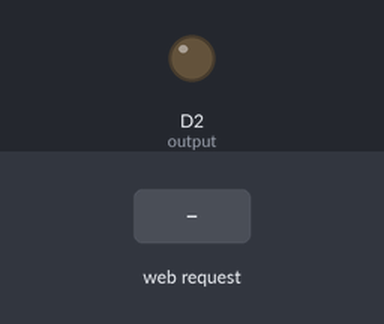
Simulated run of this sketch. Board: ESP8266 (NodeMCU). Shown: output pins drawn as LEDs (lit = HIGH). The inputs (shaded band) are chosen by the test bench. WiFi joins after 1.5 s; servers stay silent unless stated; what the sketch prints to the serial monitor is not drawn.

Above: at 3.2 s.
3.3 s: HTTP request GET /D2/off received
At 4.5 s:
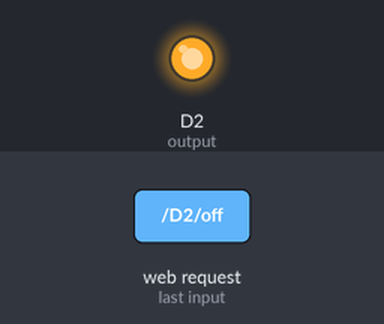
4.8 s: HTTP request GET /D2/on received
At 5.8 s:
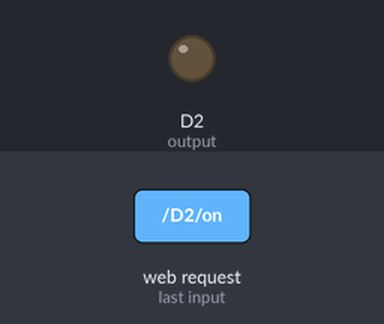
Timing chart, 0 to 7.8 s (numbered marks = the images above; inputs shaded):
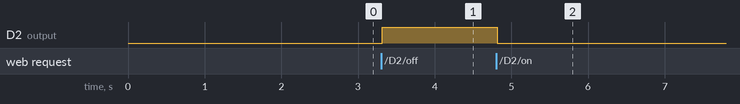

The sketch:

Smart_Light.ino
```cpp
#include<ESP8266WiFi.h>

String header;
const int output = D2;
String outputState = "ON";
const char* ssid = "Ibrahim's network";
const char* password = "password995";

WiFiServer server(80);

void setup() {
  Serial.begin(9600);
  pinMode(output, OUTPUT);
  digitalWrite(output, LOW);
  Serial.println("Starting IoT Smart Bulb...");
  delay(500);
  Serial.print("Connecting to Wi-Fi");
  WiFi.begin(ssid, password);
  WiFi.hostname("Smart-Bulb");

  while(WiFi.status() != WL_CONNECTED) {
    delay(500);
    Serial.print(".");
  }

  Serial.println("");
  Serial.print("Connected to Wi-Fi network: ");
  Serial.println(ssid);
  Serial.print("IP address: ");
  Serial.println(WiFi.localIP());
  server.begin();
}

void loop() {
  WiFiClient client = server.available();

  if(client) {
    Serial.println("New client request..");
    String currentLine = "";

    while(client.connected()) {
      if(client.available()) {
        char c = client.read();
        Serial.write(c);
        header += c;

        if(c == '\n') {
          if(currentLine.length() == 0) {
            client.println("HTTP/1.1 200 OK");
            client.println("Content-type:text/html");
            client.println("Connection: close");
            client.println();

            if(header.indexOf("GET /D2/off") >= 0) {
              Serial.println("Bulb is OFF");
              outputState = "OFF";
              digitalWrite(output, HIGH);
            }
            else if(header.indexOf("GET /D2/on") >= 0) {
              Serial.println("Bulb is ON");
              outputState = "ON";
              digitalWrite(output, LOW);
            }

            client.println("<!DOCTYPE html><html>");
            client.println("<head><meta name=\"viewport\" content=\"width=device-width, initial-scale=1\">");
            client.println("<link rel=\"icon\" href=\"data:,\">");
            client.println("<style>html {font-family: Helvetica; display: inline-block; margin: 0px auto; text-align: center;}");
            client.println(".button {background-color: #FF0000; border: none; color: black; padding: 16px 40px;");
            client.println("text-decoration: none; font-size: 30px; margin: 2px; cursor: pointer;}");
            client.println(".button2 {background-color: #00FF00;}</style></head>");
            client.println("<body><h1>IoT Smart Light</h1>");
            client.println("<p>Current Light State: " + outputState + "</p>");

            if(outputState == "ON") {
              client.println("<p><a href=\"/D2/off\"><button class=\"button\">TURN OFF</button></a></p>");
            }
            else {
              client.println("<p><a href=\"/D2/on\"><button class=\"button button2\">TURN ON</button></a></p>");
            }

            client.println("</body></html>");
            client.println();

            break;
          }
          else {
            currentLine = "";
          }
        }
        else if(c != '\r') {
          currentLine += c;
        }
      }
    }

    header = "";
    client.stop();
    Serial.println("Client disconnected..");
    Serial.println("");
  }
}
```

Measured:
- after the input at 3.3 s, D2 (output): LOW → HIGH at once
- after the input at 4.8 s, D2 (output): HIGH → LOW at once
